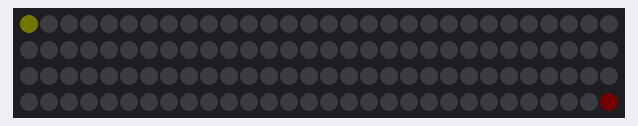
A sketch run on a simulated Arduino Uno, built with avr-gcc and run on an emulated ATmega328P. Parts: 120 RGB LEDs in strip order, left to right, continuing on the next row. Dim RGB values are drawn brighter than linear.

Above: at 0.54 s.
At 2.95 s:
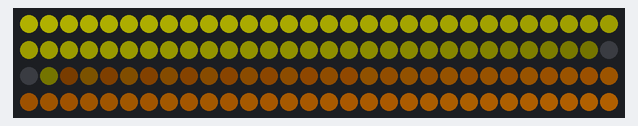
At 6.1 s:
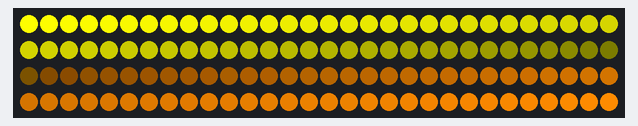
At 11.45 s:
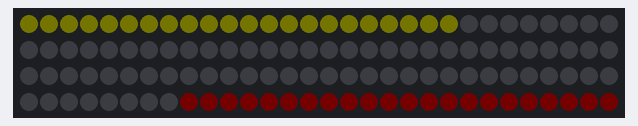
At 12.71 s:
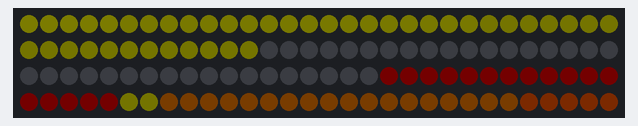

The sketch:

daffodil-demo.ino
```cpp
#include <Adafruit_NeoPixel.h>

#define LED_PIN    6       // Digital pin connected to the LED strip
#define LED_COUNT  120     // Number of LEDs in the strip

// Declare our NeoPixel strip object
Adafruit_NeoPixel strip(LED_COUNT, LED_PIN, NEO_GRB + NEO_KHZ800);

void setup() {
  strip.begin();
  strip.show(); // Initialize all pixels to 'off'
}

void loop() {
  daffodilEffect(10); // Create a stunning daffodil lighting effect with a speed of 10ms
}

// Function to create a daffodil lighting effect
void daffodilEffect(int speed) {
  for(int brightness = 0; brightness < 256; brightness++) {
    applyDaffodilEffect(brightness);
    strip.show();
    delay(speed);
  }

  for(int brightness = 255; brightness >= 0; brightness--) {
    applyDaffodilEffect(brightness);
    strip.show();
    delay(speed);
  }
}

// Function to apply the daffodil effect
void applyDaffodilEffect(int brightness) {
  uint32_t innerColor = colorDim(strip.Color(255, 255, 0), brightness); // Yellow for inner petals
  uint32_t outerColor = colorDim(strip.Color(255, 140, 0), brightness); // Orange for outer petals

  for(int i = 0; i < LED_COUNT / 2; i++) {
    int scaledBrightness = (brightness * (i + 1)) / (LED_COUNT / 2); // Scale brightness for blooming effect
    uint32_t newInnerColor = colorDim(innerColor, scaledBrightness);
    uint32_t newOuterColor = colorDim(outerColor, scaledBrightness);

    int left = (LED_COUNT / 2) - i - 1;
    int right = (LED_COUNT / 2) + i;

    if(left >= 0) strip.setPixelColor(left, newInnerColor);
    if(right < LED_COUNT) strip.setPixelColor(right, newOuterColor);
  }
}

// Function to adjust the brightness of a color
uint32_t colorDim(uint32_t color, int brightness) {
  uint8_t r = (uint8_t)(color >> 16);
  uint8_t g = (uint8_t)(color >>  8);
  uint8_t b = (uint8_t) color;

  r = (r * brightness) / 255;
  g = (g * brightness) / 255;
  b = (b * brightness) / 255;

  return strip.Color(r, g, b);
}
```

Measured:
- by itself, everything shown: repeats every 11.9 s, in 39 steps
